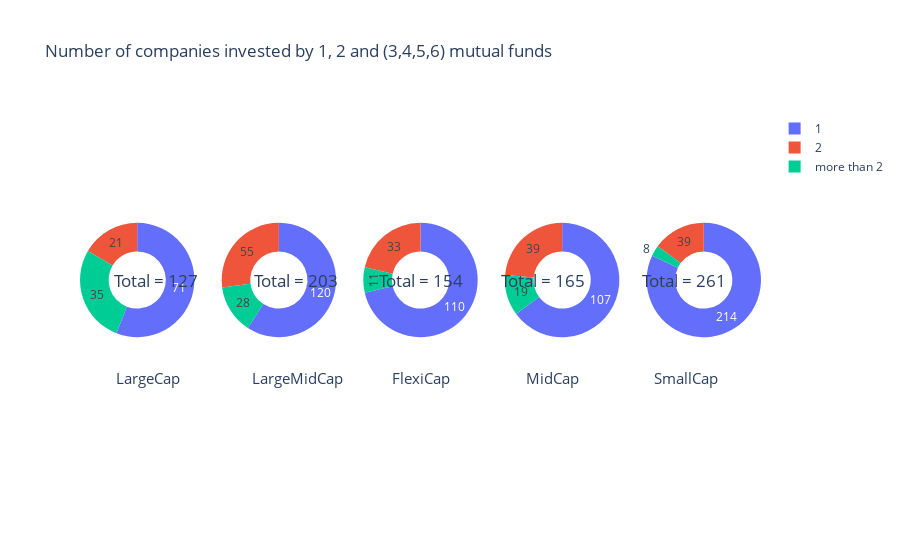

Source (notebook cell):
### Code cell
import plotly.graph_objects as go
from plotly.subplots import make_subplots

labels = [1,2,'more than 2']

# Create subplots: use 'domain' type for Pie subplot
fig = make_subplots(rows=1, cols=5, specs=[[{'type':'domain'}, {'type':'domain'},{'type':'domain'},{'type':'domain'},{'type':'domain'}]])
fig.add_trace(go.Pie(labels=labels, values=[71,21,35], name="LargeCap",hovertemplate = 'No. of funds: %{label}<br>'+ 'No. of companies: %{value}<br>',sort=False),
              1, 1)
fig.add_trace(go.Pie(labels=labels, values=[120,55,28], name="LargeMidCap",hovertemplate = 'No. of funds: %{label}<br>'+ 'No. of companies: %{value}<br>',sort=False),
              1,2)
fig.add_trace(go.Pie(labels=labels, values=[110,33,11], name="FlexiCap",hovertemplate = 'No. of funds: %{label}<br>'+ 'No. of companies: %{value}<br>',sort=False),
              1, 3)
              
fig.add_trace(go.Pie(labels=labels, values=[107,39,19], name="MidCap",hovertemplate = 'No. of funds: %{label}<br>'+ 'No. of companies: %{value}<br>',sort=False),
              1, 4)
fig.add_trace(go.Pie(labels=labels, values=[214,39,8], name="SmallCap",hovertemplate = 'No. of funds: %{label}<br>'+ 'No. of companies: %{value}<br>',sort=False),
              1, 5)

# Use `hole` to create a donut-like pie chart
fig.update_traces(hole=.5, hoverinfo="label+value+name", textinfo= 'value')

fig.update_layout(
    title_text="Number of companies invested by 1, 2 and (3,4,5,6) mutual funds",
    # Add annotations in the center of the donut pies.
    annotations=[dict(text='LargeCap', x=0.05, y=0.17, font_size=15, showarrow=False),
                 dict(text=f'Total = {sum(list(map(int,fig.data[0].values)))}', x=0.047, y=0.5, font_size=17, showarrow=False),
                 dict(text='LargeMidCap', x=0.25, y=0.17, font_size=15, showarrow=False),
                 dict(text=f'Total = {sum(list(map(int,fig.data[1].values)))}', x=0.253, y=0.5, font_size=17, showarrow=False),
                 dict(text='FlexiCap', x=0.5, y=0.17, font_size=15, showarrow=False),
                dict(text=f'Total = {sum(list(map(int,fig.data[2].values)))}', x=0.5, y=0.5, font_size=17, showarrow=False),
                dict(text='MidCap', x=0.735, y=0.17, font_size=15, showarrow=False),
                 dict(text=f'Total = {sum(list(map(int,fig.data[3].values)))}', x=0.745, y=0.5, font_size=17, showarrow=False),
                dict(text='SmallCap', x=0.94, y=0.17, font_size=15, showarrow=False),
                 dict(text=f'Total = {sum(list(map(int,fig.data[4].values)))}', x=0.952, y=0.5, font_size=17, showarrow=False)])
                
fig.show()
file_path = 'D:/Internship'

# Save the figure
fig.write_html(f'{file_path}/piechart_1&2.html')

### Figure 1 — Plotly figure (JSON) as saved in the notebook; plotly's stock layout.template omitted (floating-point values rounded to 4 significant figures)
{"data": [{"domain": {"x": [0, 0.168], "y": [0, 1]}, "hole": 0.5, "hoverinfo": "label+value+name", "hovertemplate": "No. of funds: %{label}<br>No. of companies: %{value}<br>", "labels": [1, 2, "more than 2"], "name": "LargeCap", "sort": false, "textinfo": "value", "type": "pie", "values": [71, 21, 35]}, {"domain": {"x": [0.208, 0.376], "y": [0, 1]}, "hole": 0.5, "hoverinfo": "label+value+name", "hovertemplate": "No. of funds: %{label}<br>No. of companies: %{value}<br>", "labels": [1, 2, "more than 2"], "name": "LargeMidCap", "sort": false, "textinfo": "value", "type": "pie", "values": [120, 55, 28]}, {"domain": {"x": [0.416, 0.584], "y": [0, 1]}, "hole": 0.5, "hoverinfo": "label+value+name", "hovertemplate": "No. of funds: %{label}<br>No. of companies: %{value}<br>", "labels": [1, 2, "more than 2"], "name": "FlexiCap", "sort": false, "textinfo": "value", "type": "pie", "values": [110, 33, 11]}, {"domain": {"x": [0.624, 0.792], "y": [0, 1]}, "hole": 0.5, "hoverinfo": "label+value+name", "hovertemplate": "No. of funds: %{label}<br>No. of companies: %{value}<br>", "labels": [1, 2, "more than 2"], "name": "MidCap", "sort": false, "textinfo": "value", "type": "pie", "values": [107, 39, 19]}, {"domain": {"x": [0.832, 1], "y": [0, 1]}, "hole": 0.5, "hoverinfo": "label+value+name", "hovertemplate": "No. of funds: %{label}<br>No. of companies: %{value}<br>", "labels": [1, 2, "more than 2"], "name": "SmallCap", "sort": false, "textinfo": "value", "type": "pie", "values": [214, 39, 8]}], "layout": {"annotations": [{"font": {"size": 15}, "showarrow": false, "text": "LargeCap", "x": 0.05, "y": 0.17}, {"font": {"size": 17}, "showarrow": false, "text": "Total = 127", "x": 0.047, "y": 0.5}, {"font": {"size": 15}, "showarrow": false, "text": "LargeMidCap", "x": 0.25, "y": 0.17}, {"font": {"size": 17}, "showarrow": false, "text": "Total = 203", "x": 0.253, "y": 0.5}, {"font": {"size": 15}, "showarrow": false, "text": "FlexiCap", "x": 0.5, "y": 0.17}, {"font": {"size": 17}, "showarrow": false, "text": "Total = 154", "x": 0.5, "y": 0.5}, {"font": {"size": 15}, "showarrow": false, "text": "MidCap", "x": 0.735, "y": 0.17}, {"font": {"size": 17}, "showarrow": false, "text": "Total = 165", "x": 0.745, "y": 0.5}, {"font": {"size": 15}, "showarrow": false, "text": "SmallCap", "x": 0.94, "y": 0.17}, {"font": {"size": 17}, "showarrow": false, "text": "Total = 261", "x": 0.952, "y": 0.5}], "title": {"text": "Number of companies invested by 1, 2 and (3,4,5,6) mutual funds"}}}
